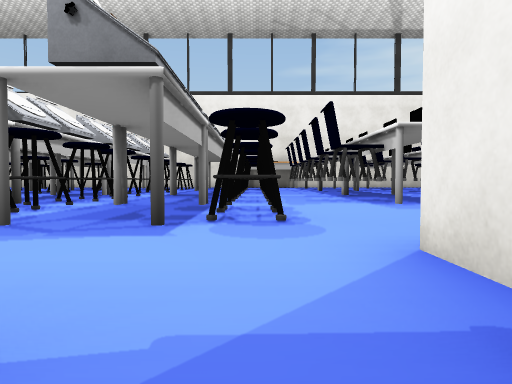
[1] (above)

22 first-person views from a walk through a Unity game level. The camera is 0.21 m above the floor, tilts 2° down and sees 75° across. The floor is counted in squares, 0.5 m on a side. Each view is taken from the middle of a square. On the plan, view 1 faces up. The plan holds only what a view shows up to about 9 squares ahead; the rest is blank. The place goes on beyond the plan. The player character is not drawn. Door leaves are left out, so doorways stand open. Some surface patterns are stand-ins.

[2]
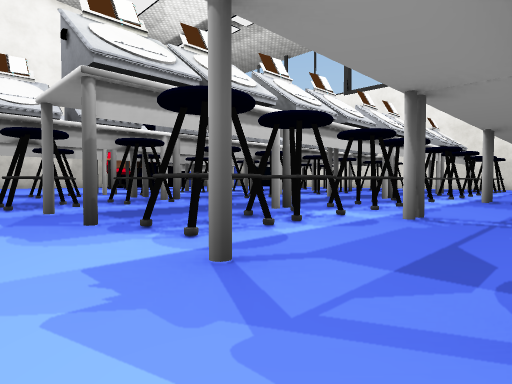

[3]
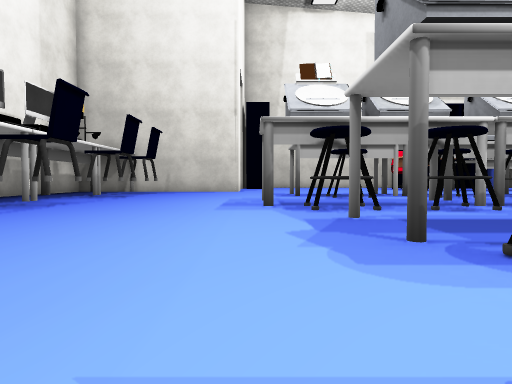

[4]
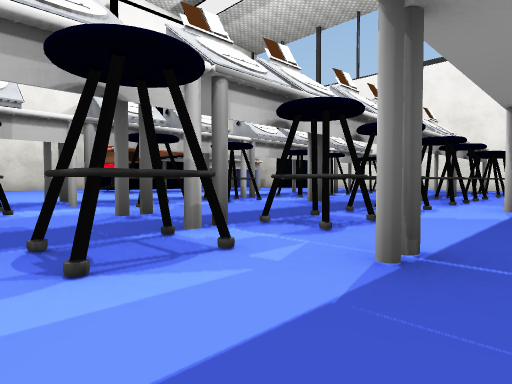

[5]
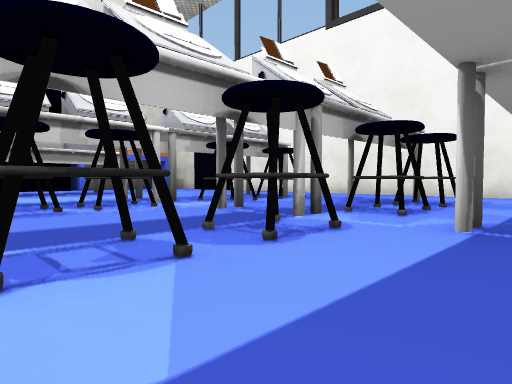

[6]
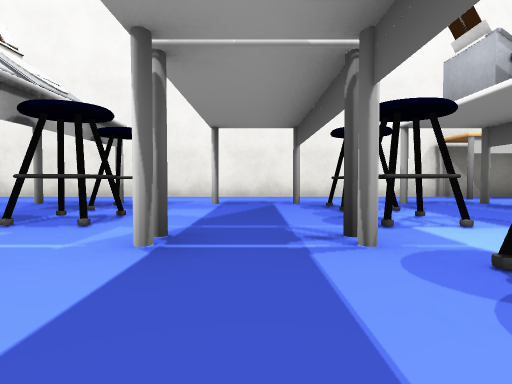

[7]
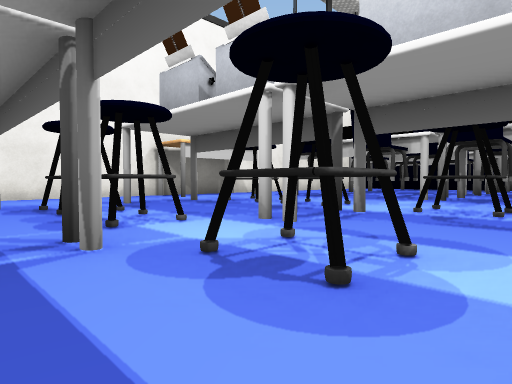

[8]
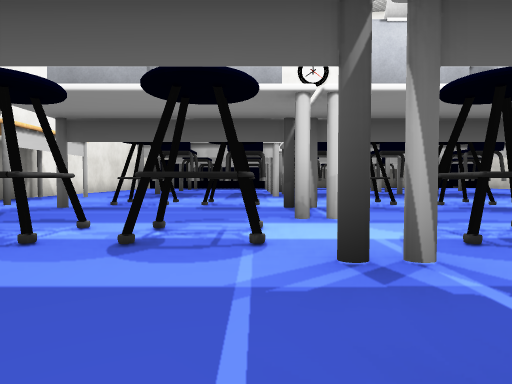

[9]
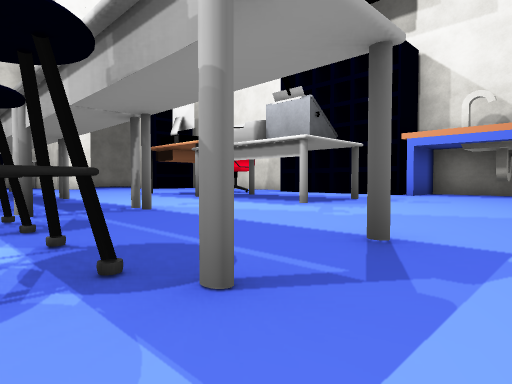

[10]
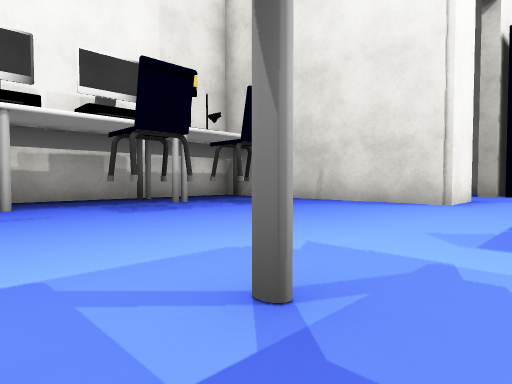

[11]
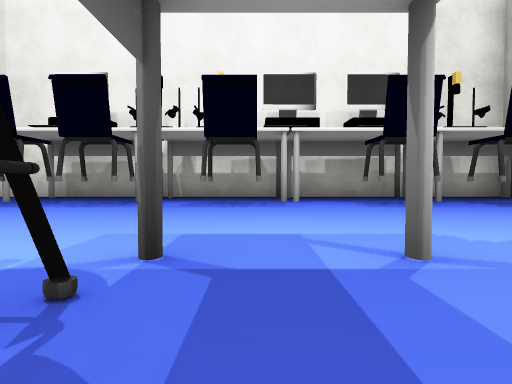

[12]
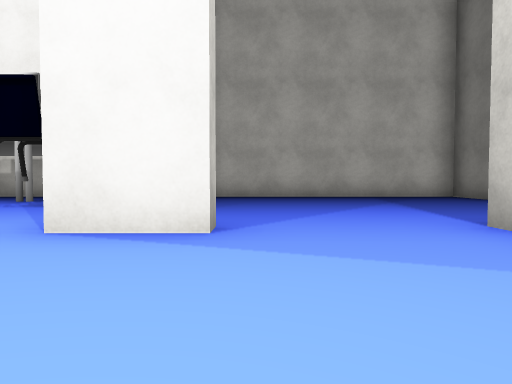

[13]
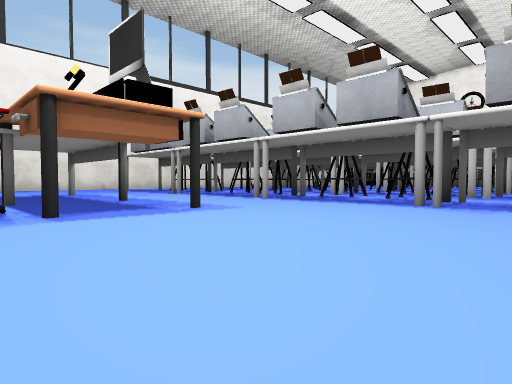

[14]
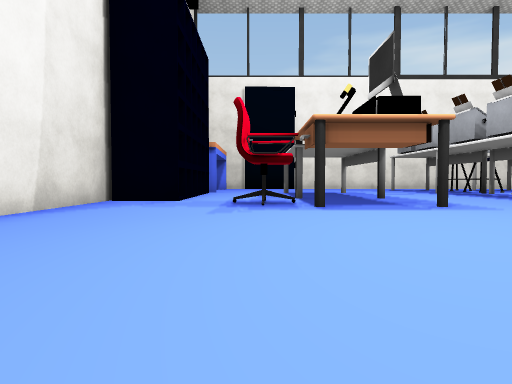

[15]
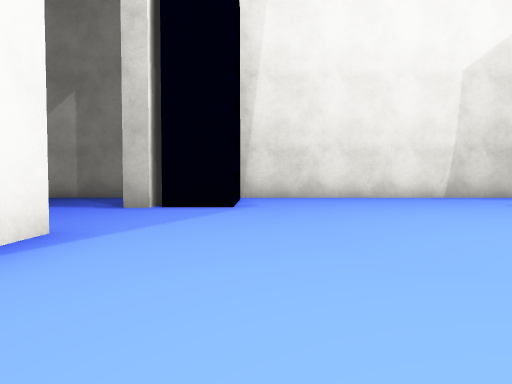

[16]
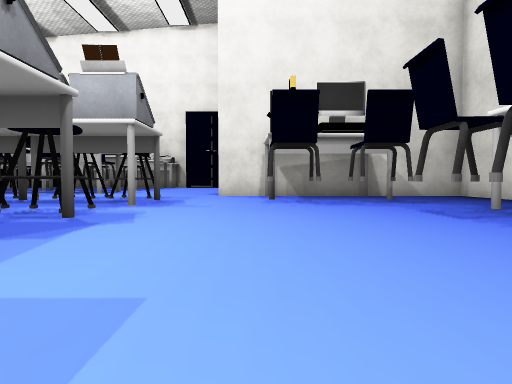

[17]
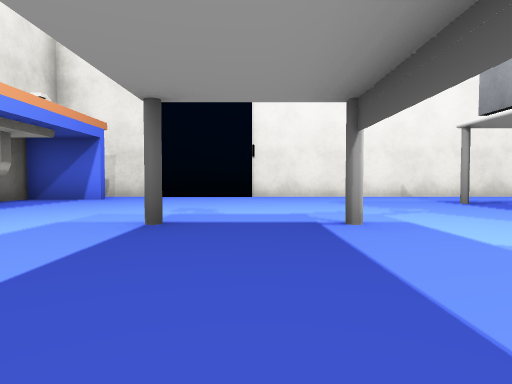

[18]
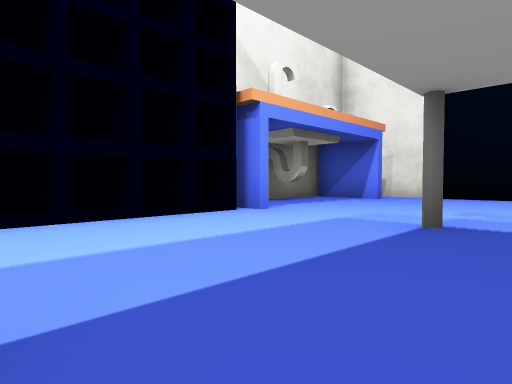

[19]
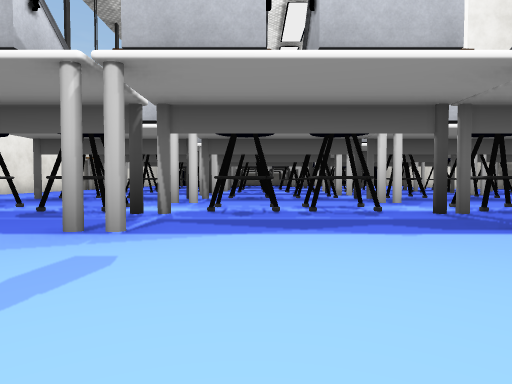

[20]
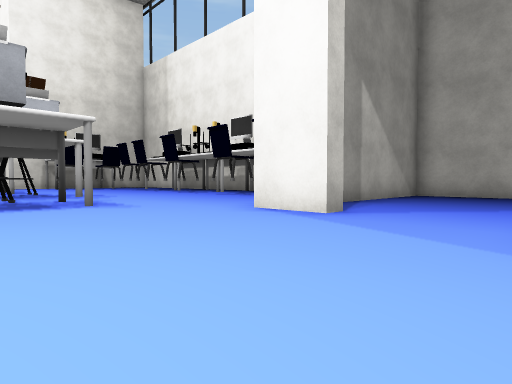

[21]
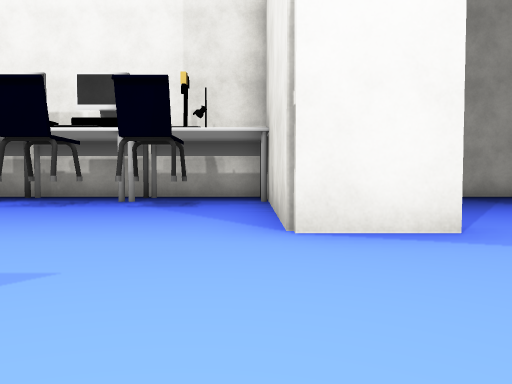

[22]
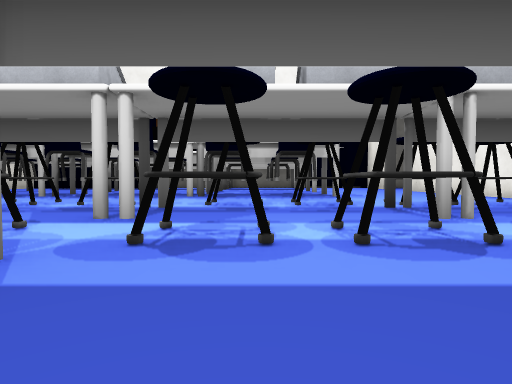

### Floor plan
Key: @ floor where view 1 was taken; # wall or solid block; x gap in a wall; . floor; D open door; E desk; S stool; I sink; C chair; H shelf; O other object.
Columns run from 21 left of view 1 to 3 right of it. Each row starts with its distance up from view 1.
 20      ####################
 19 ###  ................E E
 18 #I...................E.E
 17 #........EE.E.E..E.EE...E
 16 #I........SS..S..SS. S.O
 15  I.........S..S...S. O.O
 14  I..E.E....S..S..SS.#O.O#
 13  H.......EESE.S..ESEES.OE
 12  H.........S..S..SS. S.O
 11  H..#.#....S..S..OO. S.O
 10 #H.......EESE.S#.EOEES.OE
  9 #..C.....EESE.S#.ESEEO.OE
  8 #.....E....S..S..SS. O.O
  7 #..........S..S..SS. S.O
  6 #.........ESE.S..E#EES..E
  5 #..........O..S..SS. O..
  4 #..........O..S..SS. S..
  3 #O .......E...S..S.EES..
  2     DD......E.E.......###
  1   #DDD##...........OE.#
  0 #.....##.............@#
 -1 #.....##.#O#....O.....#
 -2 #.....##.O##.O.x..O.E.#
 -3 #.....##..............#
 -4 #.....## EE E# E  E...#
 -5 #######################

Positions as (right, up) in squares from view 1, and headings:
1: (0, 0), facing up
2: (-1, 2), facing up-left
3: (-2, 2), facing left
4: (-5, 4), facing up-left
5: (-5, 10), facing up-left
6: (-5, 11), facing up
7: (-5, 11), facing up-right
8: (-6, 14), facing right
9: (-10, 18), facing down-left
10: (-8, 3), facing down-left
11: (-8, 4), facing down
12: (-16, 4), facing down
13: (-18, 4), facing up-right
14: (-18, 3), facing up
15: (-13, 3), facing left
16: (-8, 1), facing right
17: (-16, 11), facing up
18: (-16, 11), facing up-left
19: (-15, 12), facing right
20: (-18, 5), facing down-right
21: (-14, 4), facing down
22: (-6, 8), facing right
